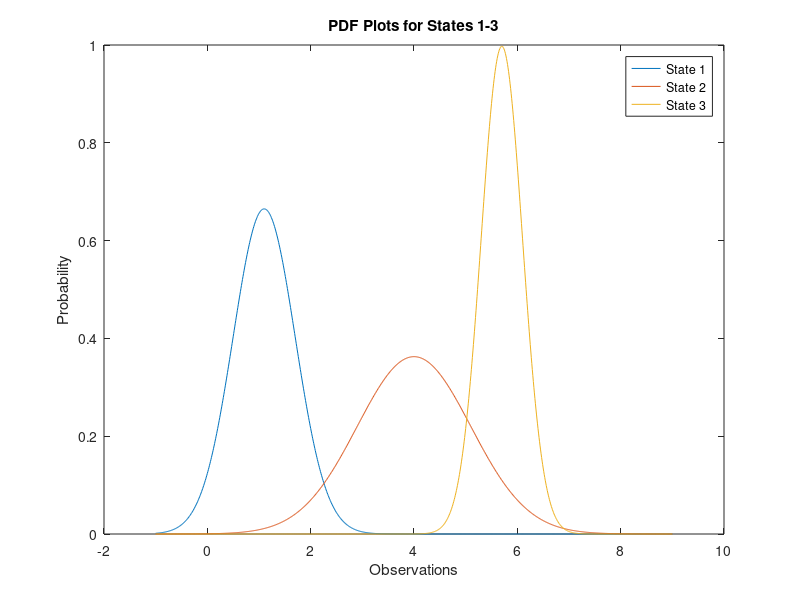

This chart was generated by the following MATLAB code: (Note: this script raises an error after producing the figure.)
function [pdf1,pdf2,pdf3,probability_points_pdf1,probability_points_pdf2,...
    probability_points_pdf3,bo_formula] = pdf(observations)
x = -1:0.01:9;
B = [1.10,4.00,5.70;0.36,1.21,0.16];

mean = B(1,:);
standard_deviation = sqrt(B(2,:));

pdf1 = normpdf(x,mean(1),standard_deviation(1));
pdf2 = normpdf(x,mean(2),standard_deviation(2));
pdf3 = normpdf(x,mean(3),standard_deviation(3));

plot(x,pdf1);
hold on;
plot(x,pdf2);
hold on;
plot(x,pdf3);
legend('State 1','State 2','State 3');
title('PDF Plots for States 1-3');
xlabel('Observations');
ylabel('Probability');

pause; close all;

o_new = zeros(9,1);

% Find the observations postion on the xaxis given the range and increment
for i = 1:9
    o_new(i) = round(((observations(i)+1)/0.01)) + 1;
end

% Find the probabilities for the observations
probability_points_pdf1 = pdf1(o_new);
probability_points_pdf2 = pdf2(o_new);
probability_points_pdf3 = pdf3(o_new);

plot(x,pdf1)
hold on
plot(observations,probability_points_pdf1,'ro')
plot(x,pdf2)
hold on
plot(observations,probability_points_pdf2,'b*')
plot(x,pdf3)
hold on
plot(observations,probability_points_pdf3,'k+')
legend('State 1','PD State 1','State 2','PD State 2','State 3','PD State 3');
title('PDF Plots for States 1-3 with Probability Desnsities (PD)');
xlabel('Observations');
ylabel('Probability');
pause; 
close all;

bo_formula = zeros(9,3);

% Use a formula in order to calcualte the output probability densities and
% cross reference the output of the plots
for i = 1:9
    initial = sqrt(2*pi.*(B(2,:)));
    reciprocal = 1./initial;
    en = -((observations(i)-B(1,:)).^2);
    ed = 2*B(2,:);
    bo_formula(i,:) = reciprocal.*exp(en./ed);
end
end